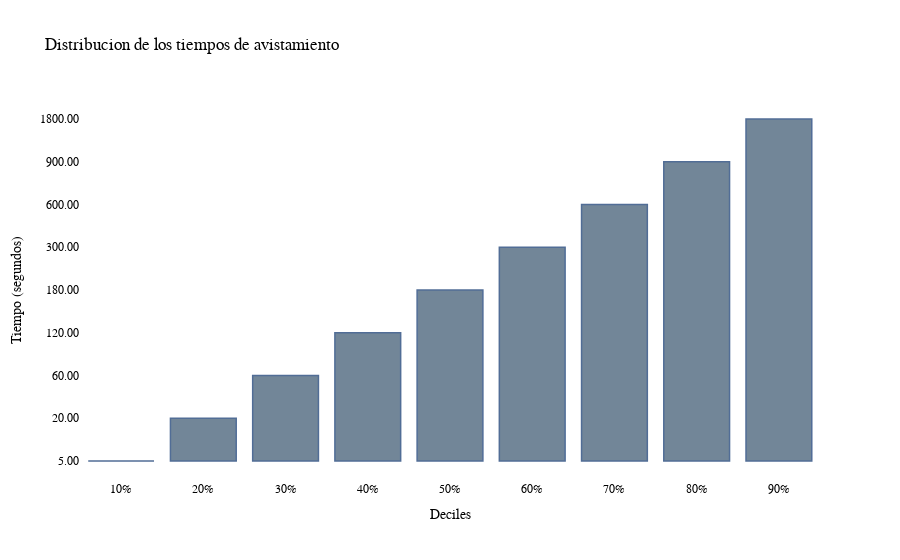

This figure's notebook cell:
### Code cell
# Crear la gráfica de percentiles con Plotly
fig = go.Figure()

# Barras para los percentiles
fig.add_trace(go.Bar(x=df_times.index, y=df_times.values, name='Percentiles', marker_color='blue'))

fig.update_traces(marker_color='rgb(55, 83, 109)', marker_line_color='rgb(8,48,107)',
                  marker_line_width=1.5, opacity=0.7, textposition='outside')

# Personalizar la gráfica
fig.update_layout(title='Distribucion de los tiempos de avistamiento',
                  xaxis=dict(title='Deciles'),
                  yaxis=dict(title='Tiempo (segundos)'),
                  font=dict(family='Arial', size=12, color='black'),
                  plot_bgcolor='rgba(0,0,0,0)')

# Mostrar la gráfica
fig.show()

### Figure 1 — Plotly figure (JSON) as saved in the notebook; plotly's stock layout.template omitted (floating-point values rounded to 4 significant figures)
{"data": [{"marker": {"color": "rgb(55, 83, 109)", "line": {"color": "rgb(8,48,107)", "width": 1.5}}, "name": "Percentiles", "opacity": 0.7, "textposition": "outside", "type": "bar", "x": ["10%", "20%", "30%", "40%", "50%", "60%", "70%", "80%", "90%"], "y": ["5.00", "20.00", "60.00", "120.00", "180.00", "300.00", "600.00", "900.00", "1800.00"]}], "layout": {"font": {"color": "black", "family": "Arial", "size": 12}, "plot_bgcolor": "rgba(0,0,0,0)", "title": {"text": "Distribucion de los tiempos de avistamiento"}, "xaxis": {"title": {"text": "Deciles"}}, "yaxis": {"title": {"text": "Tiempo (segundos)"}}}}
